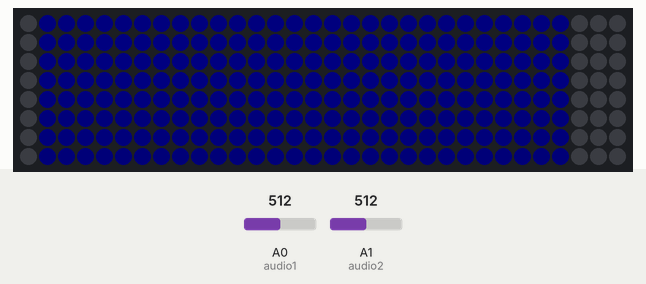
The sketch below on a simulated Arduino Uno, built with avr-gcc and run on an emulated ATmega328P. On the bench: 32×8 RGB LED matrix (first LED top left, wired row by row). The test bench sets the inputs (shaded band); at power-on: A0 (audio1) = 512, A1 (audio2) = 512. Dim RGB values are drawn brighter than linear; what the sketch prints to the serial monitor is not drawn.

Above: at 1.5 s.
At 8.55 s:
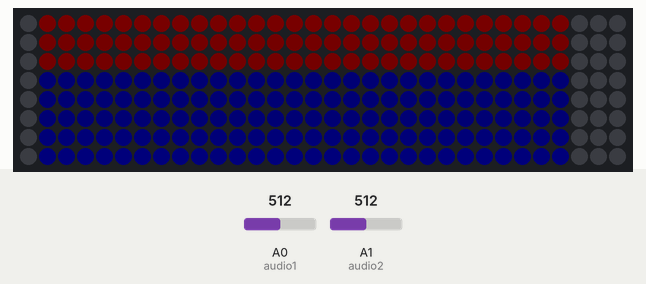
At 15.5 s:
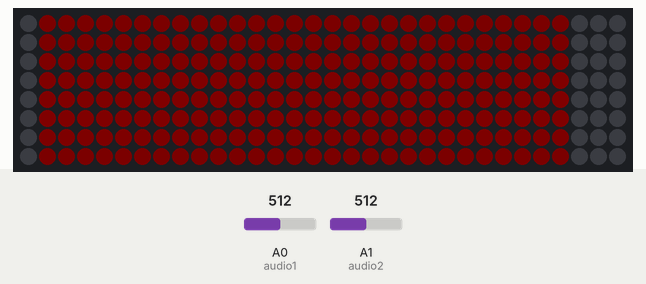
At 22.03 s:
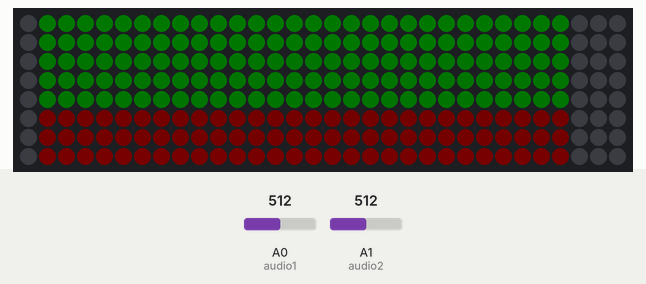
At 28.7 s:
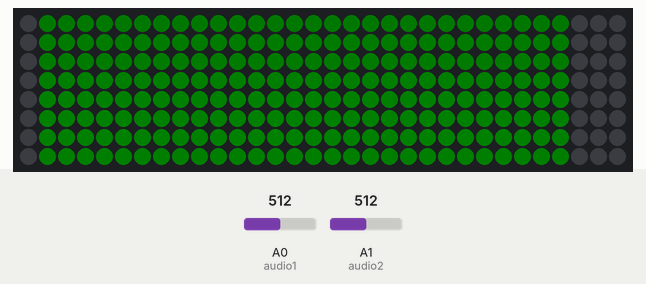
At 36.77 s:
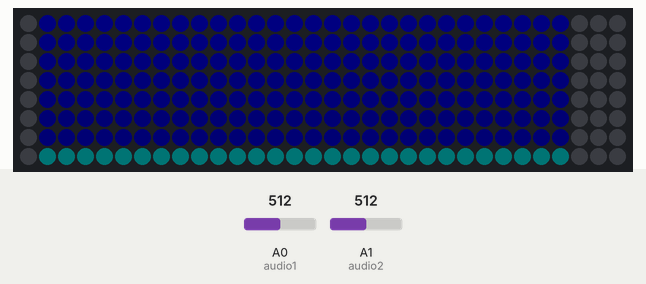

The sketch:

8x32_matrix_music_visualizer_sparkfun_spectrum_shield.ino
```cpp
#include <Adafruit_NeoMatrix.h>
#include <Adafruit_NeoPixel.h>

#define PIN 6

// PANEL SETUP
int width = 32;
int height = 8;
int NUM_LEDS = width * height;
int band_width = 4;

// AUDIO INPUT SETUP
int strobe = 4;
int reset = 5;
int audio1 = A0;
int audio2 = A1;
int left[7];
int right[7];
int band;
int audio_input = 0;
int freq = 0;
int react_arr[] = {0, 0, 0, 0, 0, 0, 0};
int prereact_arr[] = {0, 0, 0, 0, 0, 0, 0};


// STANDARD VISUALIZER VARIABLES
float modifier = 2.5; // CONTROLS SENSITIVITY OF THE LED REACTION
int loop_max = 0;
int k = 255; // COLOR WHEEL POSITION
int decay = 1; // HOW MANY MS BEFORE ONE LIGHT DECAY
int decay_check = 0;
//long pre_react = 0; // NEW SPIKE CONVERSION
//long react = 0; // NUMBER OF LEDs BEING LIT
long post_react = 0; // OLD SPIKE CONVERSION


// RAINBOW WAVE SETTINGS
int wheel_speed = 2;

Adafruit_NeoMatrix matrix = Adafruit_NeoMatrix(width, height, PIN,
  NEO_MATRIX_BOTTOM    + NEO_MATRIX_RIGHT +
  NEO_MATRIX_COLUMNS + NEO_MATRIX_ZIGZAG,
  NEO_GRB            + NEO_KHZ800);

const uint16_t colors[] = {
  matrix.Color(255, 0, 0), matrix.Color(0, 255, 0), matrix.Color(255, 255, 0),matrix.Color(0, 0, 255), matrix.Color(255, 0, 255), matrix.Color(0, 255, 255), matrix.Color(255, 255, 255)};


void readMSGEQ7()
// Function to read 7 band equalizers
{
  digitalWrite(reset, HIGH);
  digitalWrite(reset, LOW);
  for(band=0; band <7; band++)
  {
    digitalWrite(strobe, LOW); // strobe pin on the shield - kicks the IC up to the next band
    delayMicroseconds(30); //
    left[band] = analogRead(audio1) * modifier; // store left band reading
    right[band] = analogRead(audio2) * modifier; // ... and the right

    if (left[band] > 1023)
      left[band] = 1023;
    if (right[band] > 1023)
      right[band] = 1023;

    digitalWrite(strobe, HIGH);
  }
}


uint32_t Scroll(int pos) {
  int g;
  int r;
  int b;
  if(pos < 85) {
    g = 0;
    r = ((float)pos / 85.0f) * 255.0f;
    b = 255 - r;
  } else if(pos < 170) {
    g = ((float)(pos - 85) / 85.0f) * 255.0f;
    r = 255 - g;
    b = 0;
  } else if(pos < 256) {
    b = ((float)(pos - 170) / 85.0f) * 255.0f;
    g = 255 - b;
    r = 1;
  }
  return matrix.Color(g, r, b);
}


void singleRainbow()
{
  int band_width = width / 7;
  for(int x = 6, x2 = 0; x >= 0, x2 < 7; x--, x2++)
  {
    for(int i = height - 1; i >= 0; i--) {
      for(int w = 1; w <= band_width; w++)
      {
        if (i < react_arr[x])
          matrix.drawPixel((x2 * band_width) + w, i, Scroll((i * 256 / 50 + k) % 256));
          //matrix.setPixelColor((8 * x) + i, Scroll((i * 256 / 50 + k) % 256));

        else
          matrix.drawPixel((x2 * band_width) + w, i, (0, 0, 0));
          //matrix.setPixelColor((8 * x) + i, (0, 0, 0));
      }
    }
  }
  matrix.show();
}


void convertSingle(int i)
{
  if (left[i] > right[i])
    audio_input = left[i];
  else
    audio_input = right[i];

  if (audio_input > 80 * modifier)
  {
    prereact_arr[i] = ((long)height * (long)audio_input) / 1023L; // TRANSLATE AUDIO LEVEL TO NUMBER OF LEDs

    if (prereact_arr[i] > react_arr[i]) // ONLY ADJUST LEVEL OF LED IF LEVEL HIGHER THAN CURRENT LEVEL
      react_arr[i] = prereact_arr[i];

    Serial.print(audio_input);
    Serial.print(" -> ");
    Serial.println(prereact_arr[i]);
  }
}


// FUNCTION TO VISUALIZE WITH A SINGLE LEVEL
void singleLevel()
{
  readMSGEQ7();

  for (int i = 0; i < 7; i++)
    convertSingle(i);

  singleRainbow(); // APPLY COLOR

  k = k - wheel_speed; // SPEED OF COLOR WHEEL
  if (k < 0) // RESET COLOR WHEEL
    k = 255;

  // REMOVE LEDs
  decay_check++;
  if (decay_check > decay)
  {
    decay_check = 0;
    for (int x = 0; x < 7; x++)
    {
      if (react_arr[x] > 0)
        react_arr[x]--;
    }
  }
}


void setup() {
  // SPECTRUM SETUP
  pinMode(audio1, INPUT);
  pinMode(audio2, INPUT);
  pinMode(strobe, OUTPUT);
  pinMode(reset, OUTPUT);
  digitalWrite(reset, LOW);
  digitalWrite(strobe, HIGH);

  matrix.begin();
  matrix.setTextWrap(false);
  matrix.setBrightness(5);
  matrix.setTextColor(colors[0]);

  // SERIAL AND INPUT SETUP
  Serial.begin(115200);
  Serial.println("\nListening...");
}


void loop()
{
  singleLevel();
  //doubleLevel();
  //delay(1);
}
```
